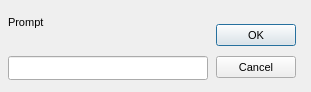
<?xml version="1.0"?>
<ui version="4.0">
  <class>EditlineDialog</class>
  <widget class="QDialog" name="IDD_EDITLINEDLG">
    <property name="geometry">
      <rect>
        <x>0</x>
        <y>0</y>
        <width>311</width>
        <height>92</height>
      </rect>
    </property>
    <property name="windowTitle">
      <string>Edit text</string>
    </property>
    <property name="font">
      <font>
        <family>Liberation Sans</family>
        <pointsize>8</pointsize>
        <bold>false</bold>
        <italic>false</italic>
      </font>
    </property>
    <property name="enabled">
      <bool>true</bool>
    </property>
    <property name="windowFlags">
      <set>Qt::Dialog|Qt::WindowCloseButtonHint</set>
    </property>
    <property name="minimumSize">
      <size>
        <width>311</width>
        <height>92</height>
      </size>
    </property>
    <property name="maximumSize">
      <size>
        <width>311</width>
        <height>92</height>
      </size>
    </property>
    <widget class="QLabel" name="IDC_PROMPT">
      <property name="geometry">
        <rect>
          <x>8</x>
          <y>16</y>
          <width>200</width>
          <height>32</height>
        </rect>
      </property>
      <property name="text">
        <string>Prompt</string>
      </property>
      <property name="visible">
        <bool>true</bool>
      </property>
      <property name="enabled">
        <bool>true</bool>
      </property>
      <property name="alignment">
        <set>Qt::AlignLeft</set>
      </property>
    </widget>
    <widget class="QPushButton" name="IDOK">
      <property name="geometry">
        <rect>
          <x>216</x>
          <y>24</y>
          <width>80</width>
          <height>22</height>
        </rect>
      </property>
      <property name="text">
        <string>OK</string>
      </property>
      <property name="visible">
        <bool>true</bool>
      </property>
      <property name="enabled">
        <bool>true</bool>
      </property>
      <property name="default">
        <bool>true</bool>
      </property>
      <property name="autoDefault">
        <bool>true</bool>
      </property>
    </widget>
    <widget class="QLineEdit" name="IDC_EDIT">
      <property name="geometry">
        <rect>
          <x>8</x>
          <y>56</y>
          <width>200</width>
          <height>24</height>
        </rect>
      </property>
      <property name="visible">
        <bool>true</bool>
      </property>
      <property name="enabled">
        <bool>true</bool>
      </property>
    </widget>
    <widget class="QPushButton" name="IDCANCEL">
      <property name="geometry">
        <rect>
          <x>216</x>
          <y>56</y>
          <width>80</width>
          <height>22</height>
        </rect>
      </property>
      <property name="text">
        <string>Cancel</string>
      </property>
      <property name="visible">
        <bool>true</bool>
      </property>
      <property name="enabled">
        <bool>true</bool>
      </property>
      <property name="default">
        <bool>false</bool>
      </property>
      <property name="autoDefault">
        <bool>false</bool>
      </property>
    </widget>
    <action name="IDD_ORPHANHUNTER">
      <property name="text">
        <string>Orphan Hunter</string>
      </property>
    </action>
    <action name="IDD_REORDER_PAGES">
      <property name="text">
        <string>Reorder Net Pages</string>
      </property>
    </action>
    <action name="IDD_SHOW_ALL_CHECKED_OUT">
      <property name="text">
        <string>Show All Pages Checked Out</string>
      </property>
    </action>
    <action name="IDM_IMPORT_BITMAP">
      <property name="text">
        <string>Bitmap/Animation Converter...</string>
      </property>
    </action>
    <action name="ID_APP_ABOUT">
      <property name="text">
        <string>&amp;About editor...</string>
      </property>
    </action>
    <action name="ID_APP_EXIT">
      <property name="text">
        <string>E&amp;xit</string>
      </property>
      <property name="shortcut">
        <string>Alt+X</string>
      </property>
    </action>
    <action name="ID_BRIEFING_EDITOR">
      <property name="text">
        <string>Briefing Editor...</string>
      </property>
    </action>
    <action name="ID_BUTTON_LIGHTING">
      <property name="text">
        <string>ID_BUTTON_LIGHTING</string>
      </property>
    </action>
    <action name="ID_BUTTON_OUTLINE">
      <property name="text">
        <string>ID_BUTTON_OUTLINE</string>
      </property>
    </action>
    <action name="ID_BUTTON_WINDOWSELECTION">
      <property name="text">
        <string>ID_BUTTON_WINDOWSELECTION</string>
      </property>
    </action>
    <action name="ID_D3HELP">
      <property name="text">
        <string>Help on D3 Editor</string>
      </property>
    </action>
    <action name="ID_EDITORS_AIPROPERTIES">
      <property name="text">
        <string>AI Properties...</string>
      </property>
    </action>
    <action name="ID_EDITORS_AMBIENTSOUNDS">
      <property name="text">
        <string>Ambient Sounds...</string>
      </property>
    </action>
    <action name="ID_EDITORS_DALLAS">
      <property name="text">
        <string>Dallas Graphical Script Editor...</string>
      </property>
    </action>
    <action name="ID_EDITORS_FILES">
      <property name="text">
        <string>Files...</string>
      </property>
    </action>
    <action name="ID_EDITORS_MEGACELLS">
      <property name="text">
        <string>Megacells...</string>
      </property>
    </action>
    <action name="ID_EDIT_ADDSELECT">
      <property name="text">
        <string>Add Current Room to Selected List</string>
      </property>
    </action>
    <action name="ID_EDIT_ATTACH">
      <property name="text">
        <string>&amp;Attach</string>
      </property>
    </action>
    <action name="ID_EDIT_CLEARSELECTED">
      <property name="text">
        <string>Clear Selected List</string>
      </property>
    </action>
    <action name="ID_EDIT_COPY">
      <property name="text">
        <string>&amp;Copy</string>
      </property>
      <property name="shortcut">
        <string>Ctrl+Ins</string>
      </property>
    </action>
    <action name="ID_EDIT_CUT">
      <property name="text">
        <string>Cu&amp;t</string>
      </property>
      <property name="shortcut">
        <string>Shift+Del</string>
      </property>
    </action>
    <action name="ID_EDIT_DELETE">
      <property name="text">
        <string>&amp;Delete</string>
      </property>
    </action>
    <action name="ID_EDIT_LOADSCRAP">
      <property name="text">
        <string>Load Scrap from Disk</string>
      </property>
    </action>
    <action name="ID_EDIT_PASTE">
      <property name="text">
        <string>&amp;Paste</string>
      </property>
      <property name="shortcut">
        <string>Shift+Ins</string>
      </property>
    </action>
    <action name="ID_EDIT_PLACE">
      <property name="text">
        <string>&amp;Place in Mine</string>
      </property>
    </action>
    <action name="ID_EDIT_PLACE_TERRAIN">
      <property name="text">
        <string>&amp;Place on Terrain</string>
      </property>
    </action>
    <action name="ID_EDIT_REMOVESELECT">
      <property name="text">
        <string>Remove Current Room from Selected List</string>
      </property>
    </action>
    <action name="ID_EDIT_SAVESCRAP">
      <property name="text">
        <string>Save Scrap to Disk</string>
      </property>
    </action>
    <action name="ID_EDIT_SELECTATTACHED">
      <property name="text">
        <string>Select All Rooms Attached to Current Room</string>
      </property>
    </action>
    <action name="ID_EDIT_UNDO">
      <property name="text">
        <string>&amp;Undo</string>
      </property>
      <property name="shortcut">
        <string>Alt+Backspace</string>
      </property>
    </action>
    <action name="ID_FILE_AUTOSAVE">
      <property name="text">
        <string>Autosave</string>
      </property>
      <property name="checkable">
        <bool>true</bool>
      </property>
    </action>
    <action name="ID_FILE_CHECKMINE">
      <property name="text">
        <string>&amp;Check Mine</string>
      </property>
    </action>
    <action name="ID_FILE_FIXCRACKS">
      <property name="text">
        <string>Fix Level Cracks</string>
      </property>
    </action>
    <action name="ID_FILE_FIXDEGENERATEFACES">
      <property name="text">
        <string>Fix/Remove Degenerate Faces</string>
      </property>
    </action>
    <action name="ID_FILE_IMPORT_ROOM">
      <property name="text">
        <string>Import 3DSMax Room</string>
      </property>
    </action>
    <action name="ID_FILE_INFORMATION">
      <property name="text">
        <string>&amp;Information</string>
      </property>
      <property name="shortcut">
        <string>Alt+I</string>
      </property>
    </action>
    <action name="ID_FILE_LEAVE_EDITOR">
      <property name="text">
        <string>Go to main menu...</string>
      </property>
    </action>
    <action name="ID_FILE_LEVELPROPS">
      <property name="text">
        <string>Set Selected Room(s) Properties</string>
      </property>
    </action>
    <action name="ID_FILE_LEVEL_INFO">
      <property name="text">
        <string>Edit Level Info...</string>
      </property>
    </action>
    <action name="ID_FILE_MRU_FILE1">
      <property name="text">
        <string>Recent File</string>
      </property>
      <property name="enabled">
        <bool>false</bool>
      </property>
    </action>
    <action name="ID_FILE_NEW">
      <property name="text">
        <string>&amp;New</string>
      </property>
      <property name="shortcut">
        <string>Ctrl+N</string>
      </property>
    </action>
    <action name="ID_FILE_OPEN">
      <property name="text">
        <string>&amp;Open...</string>
      </property>
      <property name="shortcut">
        <string>Ctrl+O</string>
      </property>
    </action>
    <action name="ID_FILE_PLAY640X480">
      <property name="text">
        <string>&amp;Play in 640 x 480</string>
      </property>
      <property name="shortcut">
        <string>Alt+P</string>
      </property>
    </action>
    <action name="ID_FILE_PREFERENCES">
      <property name="text">
        <string>Preferences</string>
      </property>
    </action>
    <action name="ID_FILE_PRINT">
      <property name="text">
        <string>&amp;Print...</string>
      </property>
      <property name="shortcut">
        <string>Ctrl+P</string>
      </property>
    </action>
    <action name="ID_FILE_PRINT_PREVIEW">
      <property name="text">
        <string>Print Pre&amp;view</string>
      </property>
    </action>
    <action name="ID_FILE_PRINT_SETUP">
      <property name="text">
        <string>P&amp;rint Setup...</string>
      </property>
    </action>
    <action name="ID_FILE_REMOVEDUPLICATEFACESFROMCURRENTROOM">
      <property name="text">
        <string>Remove Duplicate Faces from Current Room</string>
      </property>
    </action>
    <action name="ID_FILE_REMOVEEXTRAPOINTS">
      <property name="text">
        <string>Remove Extra Points</string>
      </property>
    </action>
    <action name="ID_FILE_RESTOREGAMESTATE">
      <property name="text">
        <string>Restore Gamestate</string>
      </property>
    </action>
    <action name="ID_FILE_SAVE">
      <property name="text">
        <string>&amp;Save</string>
      </property>
      <property name="shortcut">
        <string>Ctrl+S</string>
      </property>
    </action>
    <action name="ID_FILE_SAVEGOALTEXT">
      <property name="text">
        <string>Save Goal Text to File</string>
      </property>
    </action>
    <action name="ID_FILE_SAVE_AS">
      <property name="text">
        <string>Save &amp;As...</string>
      </property>
    </action>
    <action name="ID_FILE_SAVE_COPY_AS">
      <property name="text">
        <string>Save Copy &amp;As...</string>
      </property>
    </action>
    <action name="ID_FILE_STATS">
      <property name="text">
        <string>Show Level Stats</string>
      </property>
    </action>
    <action name="ID_FILE_UPDATE">
      <property name="text">
        <string>&amp;Update</string>
      </property>
      <property name="shortcut">
        <string>Ctrl+S</string>
      </property>
    </action>
    <action name="ID_FILE_VERIFY_LEVEL">
      <property name="text">
        <string>Verify Level</string>
      </property>
    </action>
    <action name="ID_HOTSPOT_TGA">
      <property name="text">
        <string>HotSpot TGA Extractor...</string>
      </property>
    </action>
    <action name="ID_MINE_VIEW">
      <property name="text">
        <string>Mine View</string>
      </property>
      <property name="shortcut">
        <string>F2</string>
      </property>
    </action>
    <action name="ID_OBJBUTTON">
      <property name="text">
        <string>ID_OBJBUTTON</string>
      </property>
    </action>
    <action name="ID_OBJECT_DELETEOBJECT">
      <property name="text">
        <string>Delete Object</string>
      </property>
      <property name="shortcut">
        <string>Del</string>
      </property>
    </action>
    <action name="ID_OBJECT_MOVEPLAYER">
      <property name="text">
        <string>Move Player 0 to Viewer</string>
      </property>
    </action>
    <action name="ID_OBJECT_PLACECAMERAATCURRENTFACE">
      <property name="text">
        <string>Create New Camera at Current Face</string>
      </property>
    </action>
    <action name="ID_OBJECT_PLACECAMERAATVIEWER">
      <property name="text">
        <string>Create New Camera at Viewer</string>
      </property>
    </action>
    <action name="ID_OBJECT_PLACEOBJECT">
      <property name="text">
        <string>Place Object</string>
      </property>
      <property name="shortcut">
        <string>Ins</string>
      </property>
    </action>
    <action name="ID_OBJECT_PLACESOUNDSOURCEATVIEWER">
      <property name="text">
        <string>Create SoundSource at Viewer</string>
      </property>
    </action>
    <action name="ID_OBJECT_PLACEWAYPOINTATVIEWER">
      <property name="text">
        <string>Place Waypoint at Viewer</string>
      </property>
    </action>
    <action name="ID_OBJECT_SELECTBYNUMBER">
      <property name="text">
        <string>Select Object By Number</string>
      </property>
    </action>
    <action name="ID_OBJECT_SETCAMERAFROMVIEWER">
      <property name="text">
        <string>Move Camera to Viewer</string>
      </property>
    </action>
    <action name="ID_OBJECT_SETVIEWERFROMCAMERA">
      <property name="text">
        <string>Move Viewer to Camera</string>
      </property>
    </action>
    <action name="ID_OSIRISCOMPILE">
      <property name="text">
        <string>ID_OSIRISCOMPILE</string>
      </property>
    </action>
    <action name="ID_REINIT_OPENGL">
      <property name="text">
        <string>ID_REINIT_OPENGL</string>
      </property>
    </action>
    <action name="ID_ROOM_ADD">
      <property name="text">
        <string>&amp;Add Room at Current Face</string>
      </property>
      <property name="shortcut">
        <string>Shift+A</string>
      </property>
    </action>
    <action name="ID_ROOM_ADDVERTTONEWFACE">
      <property name="text">
        <string>Add Vert to New Face</string>
      </property>
      <property name="shortcut">
        <string>Shift+V</string>
      </property>
    </action>
    <action name="ID_ROOM_ATTACHROOM">
      <property name="text">
        <string>Attach Room</string>
      </property>
    </action>
    <action name="ID_ROOM_BUILDBRIDGE">
      <property name="text">
        <string>&amp;Build Bridge</string>
      </property>
    </action>
    <action name="ID_ROOM_BUILDSMOOTHBRIDGE">
      <property name="text">
        <string>Build Smooth Bridge</string>
      </property>
      <property name="shortcut">
        <string>Ctrl+B</string>
      </property>
    </action>
    <action name="ID_ROOM_CLEARCENTERPOINT">
      <property name="text">
        <string>Clear Center Point</string>
      </property>
    </action>
    <action name="ID_ROOM_COMBINE">
      <property name="text">
        <string>Combine Rooms</string>
      </property>
    </action>
    <action name="ID_ROOM_DELETE">
      <property name="text">
        <string>Delete Current Room</string>
      </property>
    </action>
    <action name="ID_ROOM_DELETECONNECTEDFACES">
      <property name="text">
        <string>Delete Connected Faces</string>
      </property>
    </action>
    <action name="ID_ROOM_DELETEFACE">
      <property name="text">
        <string>Delete Current Face</string>
      </property>
    </action>
    <action name="ID_ROOM_DELETEPORTAL">
      <property name="text">
        <string>Delete Current Portal</string>
      </property>
    </action>
    <action name="ID_ROOM_DELETEVERT">
      <property name="text">
        <string>Delete Current Vert From Face</string>
      </property>
    </action>
    <action name="ID_ROOM_DROPROOM">
      <property name="text">
        <string>Drop Room</string>
      </property>
    </action>
    <action name="ID_ROOM_FACE_ADDVERTTOEDGE">
      <property name="text">
        <string>Add Vert To Edge</string>
      </property>
    </action>
    <action name="ID_ROOM_FACE_DELETEVERTONEDGE">
      <property name="text">
        <string>Delete Vert on Edge</string>
      </property>
    </action>
    <action name="ID_ROOM_FACE_MOVEVERTONEDGE">
      <property name="text">
        <string>Move Vert on Edge</string>
      </property>
    </action>
    <action name="ID_ROOM_FACE_SPLITFACE">
      <property name="text">
        <string>Split Face</string>
      </property>
    </action>
    <action name="ID_ROOM_FINISHNEWFACE">
      <property name="text">
        <string>Add Last Point to New Face (Finish Face)</string>
      </property>
    </action>
    <action name="ID_ROOM_GRABTEXTURE">
      <property name="text">
        <string>Grab Texture</string>
      </property>
      <property name="shortcut">
        <string>G</string>
      </property>
    </action>
    <action name="ID_ROOM_JOINROOMS">
      <property name="text">
        <string>Join Rooms</string>
      </property>
    </action>
    <action name="ID_ROOM_JOINROOMSEXACT">
      <property name="text">
        <string>Join Rooms Exact</string>
      </property>
    </action>
    <action name="ID_ROOM_JOIN_ADJACENT_FACES">
      <property name="text">
        <string>Join Adjacent Faces</string>
      </property>
    </action>
    <action name="ID_ROOM_LINKTONEWEXTERNAL">
      <property name="text">
        <string>Link Room to New External Room</string>
      </property>
    </action>
    <action name="ID_ROOM_MARK">
      <property name="text">
        <string>&amp;Mark Room/Face</string>
      </property>
      <property name="shortcut">
        <string>Ctrl+M</string>
      </property>
    </action>
    <action name="ID_ROOM_MERGEOBJECTINTOROOM">
      <property name="text">
        <string>Merge Object into Room</string>
      </property>
    </action>
    <action name="ID_ROOM_NEXTFACE">
      <property name="text">
        <string>Next Face</string>
      </property>
      <property name="shortcut">
        <string>F</string>
      </property>
    </action>
    <action name="ID_ROOM_PLACEROOM">
      <property name="text">
        <string>Place Room at Current Room</string>
      </property>
    </action>
    <action name="ID_ROOM_PLACETERRAINROOM">
      <property name="text">
        <string>Place Room at Current Terrain Cell</string>
      </property>
    </action>
    <action name="ID_ROOM_PREVIOUSFACE">
      <property name="text">
        <string>Previous Face</string>
      </property>
      <property name="shortcut">
        <string>Shift+F</string>
      </property>
    </action>
    <action name="ID_ROOM_PROPAGATETOADJACENTCOPLANARFACES">
      <property name="text">
        <string>Propagate to Adjacent Coplanar Faces</string>
      </property>
      <property name="shortcut">
        <string>Ctrl+F</string>
      </property>
    </action>
    <action name="ID_ROOM_PROPAGATETOALL">
      <property name="text">
        <string>Propagate to All Faces in Room</string>
      </property>
      <property name="shortcut">
        <string>Shift+R</string>
      </property>
    </action>
    <action name="ID_ROOM_RENAMEROOM">
      <property name="text">
        <string>Rename Room</string>
      </property>
      <property name="shortcut">
        <string>Ctrl+R</string>
      </property>
    </action>
    <action name="ID_ROOM_ROTATEPLACEDROOM45DEGREES">
      <property name="text">
        <string>Rotate Placed Room 45 Degrees</string>
      </property>
    </action>
    <action name="ID_ROOM_SAVECURRENTROOM">
      <property name="text">
        <string>Save Current Room</string>
      </property>
    </action>
    <action name="ID_ROOM_SELECTBYNUMBER">
      <property name="text">
        <string>Select Room by Number</string>
      </property>
    </action>
    <action name="ID_ROOM_SELECTFACEBYNUMBER">
      <property name="text">
        <string>Select Face by Number</string>
      </property>
    </action>
    <action name="ID_ROOM_SETCENTERFROMVIEWER">
      <property name="text">
        <string>Set Room Center from Viewer</string>
      </property>
    </action>
    <action name="ID_ROOM_SNAPPLACEDROOM">
      <property name="text">
        <string>Snap Placed Room</string>
      </property>
    </action>
    <action name="ID_ROOM_SNAPPOINTTOEDGE">
      <property name="text">
        <string>Snap Point to Edge</string>
      </property>
    </action>
    <action name="ID_ROOM_SNAPPOINTTOFACE">
      <property name="text">
        <string>Snap Point to Face</string>
      </property>
    </action>
    <action name="ID_ROOM_SNAPPOINTTOPOINT">
      <property name="text">
        <string>Snap Point to Point</string>
      </property>
    </action>
    <action name="ID_ROOM_SPLITFACE">
      <property name="text">
        <string>Triangulate face</string>
      </property>
    </action>
    <action name="ID_ROOM_STARTNEWFACE">
      <property name="text">
        <string>Add First Point to New Face (Start Face)</string>
      </property>
    </action>
    <action name="ID_ROOM_SWAPMAKEDANDCURRENTROOMFACE">
      <property name="text">
        <string>Swap Marked and Current Room/Face</string>
      </property>
    </action>
    <action name="ID_ROOM_UNDOSNAP">
      <property name="text">
        <string>Undo Snap</string>
      </property>
    </action>
    <action name="ID_ROOM_UNPLACEROOM">
      <property name="text">
        <string>Un-place Room/Group/Door</string>
      </property>
    </action>
    <action name="ID_ROOM_VIEW">
      <property name="text">
        <string>Room View</string>
      </property>
      <property name="shortcut">
        <string>F4</string>
      </property>
    </action>
    <action name="ID_SCRIPT_LEVEL_INTERFACE">
      <property name="text">
        <string>Levels and Scripts...</string>
      </property>
    </action>
    <action name="ID_SUBEDITORS_FONT">
      <property name="text">
        <string>Font Editor...</string>
      </property>
    </action>
    <action name="ID_SUBEDITORS_HOGMAKER">
      <property name="text">
        <string>Hog Maker...</string>
      </property>
    </action>
    <action name="ID_SUBEDITORS_TABLEFILEEDIT">
      <property name="text">
        <string>Table File Text Editor...</string>
      </property>
    </action>
    <action name="ID_SUBEDITORS_TABLEFILEFILTER">
      <property name="text">
        <string>Table File Filter...</string>
      </property>
    </action>
    <action name="ID_TABLEEDIT_FILE_EXIT">
      <property name="text">
        <string>&amp;Exit</string>
      </property>
    </action>
    <action name="ID_TABLEEDIT_FILE_LOAD">
      <property name="text">
        <string>&amp;Load...</string>
      </property>
    </action>
    <action name="ID_TABLEEDIT_FILE_SAVE">
      <property name="text">
        <string>&amp;Save</string>
      </property>
    </action>
    <action name="ID_TABLEEDIT_FILE_SAVE_AS">
      <property name="text">
        <string>S&amp;ave as...</string>
      </property>
    </action>
    <action name="ID_TABLEFILTER_FILE_EXIT">
      <property name="text">
        <string>Exit</string>
      </property>
    </action>
    <action name="ID_TABLEFILTER_FILE_LOAD">
      <property name="text">
        <string>Load...</string>
      </property>
    </action>
    <action name="ID_TABLEFILTER_FILE_NEW">
      <property name="text">
        <string>New</string>
      </property>
    </action>
    <action name="ID_TABLEFILTER_FILE_SAVE">
      <property name="text">
        <string>Save</string>
      </property>
    </action>
    <action name="ID_TABLEFILTER_FILE_SAVEAS">
      <property name="text">
        <string>Save as...</string>
      </property>
    </action>
    <action name="ID_TERRAIN_VIEW">
      <property name="text">
        <string>Terrain View</string>
      </property>
      <property name="shortcut">
        <string>F3</string>
      </property>
    </action>
    <action name="ID_TEST_TEST1">
      <property name="text">
        <string>Test function 1</string>
      </property>
    </action>
    <action name="ID_TEST_TEST2">
      <property name="text">
        <string>Test function 2</string>
      </property>
    </action>
    <action name="ID_TEST_TEST3">
      <property name="text">
        <string>Test function 3</string>
      </property>
    </action>
    <action name="ID_TOOLS_WORLD_OBJECTS_BUILDINGS">
      <property name="text">
        <string>Buildings...</string>
      </property>
    </action>
    <action name="ID_TOOLS_WORLD_OBJECTS_CLUTTER">
      <property name="text">
        <string>Clutter...</string>
      </property>
    </action>
    <action name="ID_TOOLS_WORLD_OBJECTS_DOOR">
      <property name="text">
        <string>Doors...</string>
      </property>
    </action>
    <action name="ID_TOOLS_WORLD_OBJECTS_LIGHTS">
      <property name="text">
        <string>Lights...</string>
      </property>
    </action>
    <action name="ID_TOOLS_WORLD_OBJECTS_PLAYER">
      <property name="text">
        <string>Player Ships...</string>
      </property>
    </action>
    <action name="ID_TOOLS_WORLD_OBJECTS_POWERUPS">
      <property name="text">
        <string>Powerups...</string>
      </property>
    </action>
    <action name="ID_TOOLS_WORLD_OBJECTS_ROBOTS">
      <property name="text">
        <string>Robots...</string>
      </property>
    </action>
    <action name="ID_TOOLS_WORLD_OBJECTS_SOUND">
      <property name="text">
        <string>Sounds...</string>
      </property>
    </action>
    <action name="ID_TOOLS_WORLD_TEXTURES">
      <property name="text">
        <string>Textures...</string>
      </property>
    </action>
    <action name="ID_TOOLS_WORLD_WEAPONS">
      <property name="text">
        <string>Weapons...</string>
      </property>
    </action>
    <action name="ID_VIEW_CENTERONCUBE">
      <property name="text">
        <string>Center on Current &amp;Room</string>
      </property>
      <property name="shortcut">
        <string>Home</string>
      </property>
    </action>
    <action name="ID_VIEW_CENTERONMINE">
      <property name="text">
        <string>Center on &amp;Mine Origin</string>
      </property>
    </action>
    <action name="ID_VIEW_CENTERONOBJECT">
      <property name="text">
        <string>Center on Current &amp;Object</string>
      </property>
    </action>
    <action name="ID_VIEW_DELETEVIEWER">
      <property name="text">
        <string>Delete Viewer</string>
      </property>
    </action>
    <action name="ID_VIEW_FLIP">
      <property name="text">
        <string>Flip Viewer</string>
      </property>
      <property name="shortcut">
        <string>/</string>
      </property>
    </action>
    <action name="ID_VIEW_KEYPAD_TOGGLE">
      <property name="text">
        <string>Keypad</string>
      </property>
      <property name="shortcut">
        <string>F10</string>
      </property>
    </action>
    <action name="ID_VIEW_MOVECAMERATOCURRENTOBJECT">
      <property name="text">
        <string>Move camera to Current Object</string>
      </property>
    </action>
    <action name="ID_VIEW_MOVECAMERATOSELECTEDFACE">
      <property name="text">
        <string>Move camera to &amp;Current Face</string>
      </property>
      <property name="shortcut">
        <string>Shift+C</string>
      </property>
    </action>
    <action name="ID_VIEW_MOVECAMERATOSELECTEDROOM">
      <property name="text">
        <string>Move camera to &amp;Current Room</string>
      </property>
      <property name="shortcut">
        <string>C</string>
      </property>
    </action>
    <action name="ID_VIEW_NEWVIEWER">
      <property name="text">
        <string>New Viewer</string>
      </property>
    </action>
    <action name="ID_VIEW_NEXTVIEWER">
      <property name="text">
        <string>Next Viewer</string>
      </property>
    </action>
    <action name="ID_VIEW_RESETVIEWRADIUS">
      <property name="text">
        <string>Reset View Radius</string>
      </property>
    </action>
    <action name="ID_VIEW_SHOWOBJECTSINWIREFRAMEVIEW">
      <property name="text">
        <string>Show objects in Wireframe view</string>
      </property>
    </action>
    <action name="ID_VIEW_SHOWVIEWERFORWARDVECTOR">
      <property name="text">
        <string>Show Viewer Forward Vector</string>
      </property>
    </action>
    <action name="ID_VIEW_STATUS_BAR">
      <property name="text">
        <string>&amp;Status Bar</string>
      </property>
    </action>
    <action name="ID_VIEW_TEXTUREMINE">
      <property name="text">
        <string>Te&amp;xtured view</string>
      </property>
    </action>
    <action name="ID_VIEW_TOOLBAR">
      <property name="text">
        <string>&amp;Toolbar</string>
      </property>
    </action>
    <action name="ID_VIEW_VIEWPROP">
      <property name="text">
        <string>Display Viewer Properties</string>
      </property>
    </action>
    <action name="ID_VIEW_WIREFRAMEMINE">
      <property name="text">
        <string>&amp;Wireframe view</string>
      </property>
    </action>
    <action name="ID_WINDOW_CASCADE">
      <property name="text">
        <string>&amp;Cascade</string>
      </property>
    </action>
    <action name="ID_WINDOW_TILE">
      <property name="text">
        <string>&amp;Tile</string>
      </property>
    </action>
    <action name="ID_ZBUTTON">
      <property name="text">
        <string>ID_ZBUTTON</string>
      </property>
    </action>
  </widget>
</ui>
